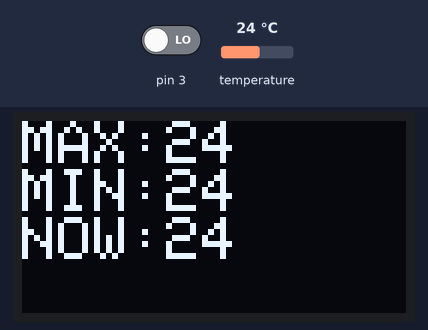
A sketch run on a simulated Arduino Uno, built with avr-gcc and run on an emulated ATmega328P. Parts: 128×64 one-colour display. The inputs (shaded band) are chosen by the test bench; at power-on: temperature 24 °C, pin 3 LOW. The display library's start-up logo is not drawn.

Above: at 2.5 s.
2.6 s: temperature set to 12 °C
At 4.6 s:
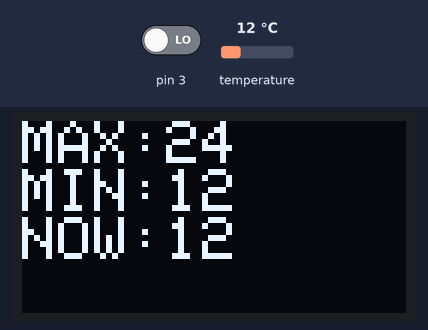
7.1 s: temperature set to 19 °C
At 8.0 s:
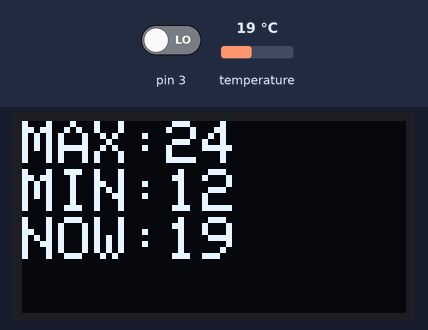
9.0 s: temperature set to 28 °C
At 9.9 s:
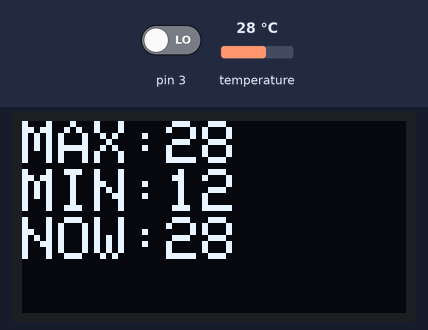
Timing chart, 0 to 12.0 s (numbered marks = the images above; inputs shaded):
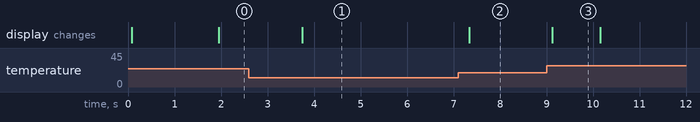

The sketch:

temp_OLED_button.ino
```cpp
/*
  Sources
  https://www.instructables.com/id/Monochrome-096-i2c-OLED-display-with-arduino-SSD13/
  https://randomnerdtutorials.com/guide-for-ds18b20-temperature-sensor-with-arduino/
*/


/*********OLED init*******/
//SCK -> A5
//SDA -> A4
#include <SPI.h>
#include <Wire.h>
#include <Adafruit_GFX.h>
#include <Adafruit_SSD1306.h>

#define SCREEN_WIDTH 128 // OLED display width, in pixels
#define SCREEN_HEIGHT 64 // OLED display height, in pixels

// Declaration for an SSD1306 display connected to I2C (SDA, SCL pins)
#define OLED_RESET     4 // Reset pin # (or -1 if sharing Arduino reset pin)
Adafruit_SSD1306 display(SCREEN_WIDTH, SCREEN_HEIGHT, &Wire, OLED_RESET);

#define NUMFLAKES     10 // Number of snowflakes in the animation example

#define LOGO_HEIGHT   16
#define LOGO_WIDTH    16

static const unsigned char PROGMEM logo_bmp[] =
{ B00000000, B11000000,
  B00000001, B11000000,
  B00000001, B11000000,
  B00000011, B11100000,
  B11110011, B11100000,
  B11111110, B11111000,
  B01111110, B11111111,
  B00110011, B10011111,
  B00011111, B11111100,
  B00001101, B01110000,
  B00011011, B10100000,
  B00111111, B11100000,
  B00111111, B11110000,
  B01111100, B11110000,
  B01110000, B01110000,
  B00000000, B00110000
};

/******** temp init*****/
#include <OneWire.h>
#include <DallasTemperature.h>

// Data wire is plugged into pin 2 on the Arduino
#define ONE_WIRE_BUS 2

// Setup a oneWire instance to communicate with any OneWire devices
// (not just Maxim/Dallas temperature ICs)
OneWire oneWire(ONE_WIRE_BUS);

// Pass our oneWire reference to Dallas Temperature.
DallasTemperature sensors(&oneWire);

/*****own init*****/
int current_temp = 0;
int max_temp = 0;
int min_temp = 0;
int i = 0;


void setup() {
  Serial.begin(9600);
  attachInterrupt(digitalPinToInterrupt(3), buttonpress, RISING);
  i = 5;

  /******OLED setup*****/
  // SSD1306_SWITCHCAPVCC = generate display voltage from 3.3V internally
  if (!display.begin(SSD1306_SWITCHCAPVCC, 0x3C)) { // Address 0x3D for 128x64
    Serial.println(F("SSD1306 allocation failed"));
    for (;;); // Don't proceed, loop forever
  }

  // Show initial display buffer contents on the screen --
  // the library initializes this with an Adafruit splash screen.
  display.display();
  delay(0); // Pause for 2 seconds

  // Clear the buffer
  display.clearDisplay();

  // Draw a single pixel in white
  display.drawPixel(10, 10, SSD1306_WHITE);

  // Show the display buffer on the screen. You MUST call display() after
  // drawing commands to make them visible on screen!
  display.display();
  delay(300);
  // display.display() is NOT necessary after every single drawing command,
  // unless that's what you want...rather, you can batch up a bunch of
  // drawing operations and then update the screen all at once by calling
  // display.display(). These examples demonstrate both approaches...

  /******temp setup*****/
  sensors.begin();
  sensors.requestTemperatures();
  current_temp = (sensors.getTempCByIndex(0));
  min_temp = current_temp;
  max_temp = current_temp;
}

void loop() {
  /*******temp loop*****/
  while (i > 0) {
    // call sensors.requestTemperatures() to issue a global temperature
    // request to all devices on the bus
    sensors.requestTemperatures(); // Send the command to get temperature readings
    current_temp = (sensors.getTempCByIndex(0)); // Why "byIndex"?
    // You can have more than one DS18B20 on the same bus.
    // 0 refers to the first IC on the wire
    if (current_temp > max_temp) {
      max_temp = current_temp;
    }
    else if (current_temp < min_temp) {
      min_temp = current_temp;
    }
    drawtemp();
    delay(1000);
    i --;
  }
   clear_display_function();
}

  void clear_display_function() {
    display.clearDisplay();
    /*display.setTextSize(2);
      display.setTextColor(SSD1306_BLACK);
      display.setCursor(0,0);
      display.print(F("MAX:"));*/
    display.display();
  }

  void drawtemp(void) {     //OLED function
    display.clearDisplay();
    /*
      display.setTextSize(1);             // Normal 1:1 pixel scale
      display.setTextColor(SSD1306_WHITE);        // Draw white text
      display.setCursor(0,0);             // Start at top-left corner
      display.println(F("Hello, world!"));

      display.setTextColor(SSD1306_BLACK, SSD1306_WHITE); // Draw 'inverse' text
      display.println(3.141592);
    */

    display.setTextSize(2);             // Draw 2X-scale text
    display.setTextColor(SSD1306_WHITE);
    display.setCursor(0, 0);            // Start at top-left corner
    display.print(F("MAX:")); display.println(max_temp);
    display.print(F("MIN:")); display.println(min_temp);
    display.print(F("NOW:")); display.println(current_temp);

    display.display();
  }

  void buttonpress() {
    Serial.println("hei");
    i = 5;
  }
```

Measured:
- after the input at 2.6 s, the display: changes after 1.1 s (image 1)
- after the input at 7.1 s, the display: changes after 0.23 s (image 2)
- after the input at 9.0 s, the display: changes after 0.13 s (image 3)
- what the display in image 3 shows lasts 1.1 s, from 9.1 s to 10.2 s
